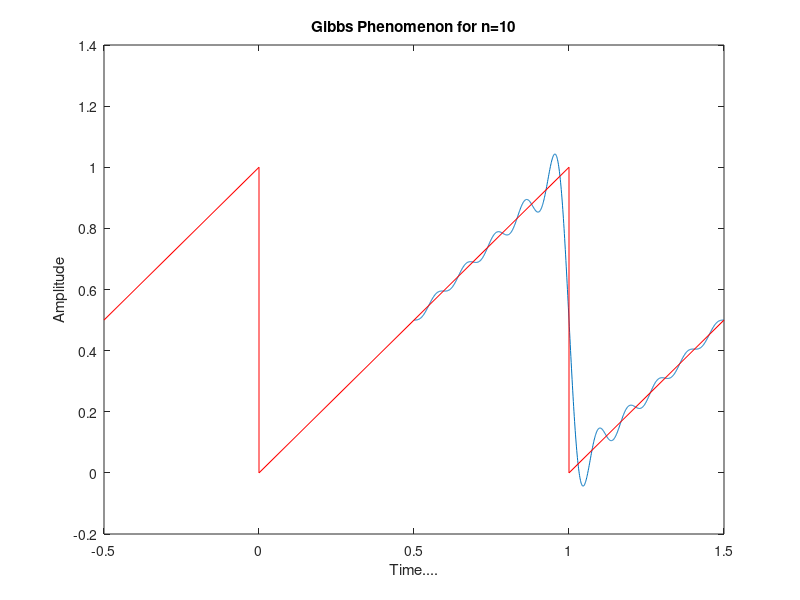

Reproduce this figure in MATLAB.
%MATLAB CODE
%Gibb's phenomenon of saw tooth wave

t=0.5:0.001:1.5;
T=1;
C0=0.5;
n=10; %Number of Harmonic components
ft=C0;
for i=1:n,
    ft=ft-2/(2*pi*i)*sin(2*pi*i*t/T);
end
plot(t,ft); %plot the sum of fourier Components
xlabel('Time....');
ylabel('Amplitude');
title('Gibbs Phenomenon for n=10');
hold on;
t=[-0.5 0 0 1 1 1.5];
ft=[0.5 1 0 1 0 0.5];
plot(t,ft,'r'); %plot the orginal saw tooth wave
hold off;
